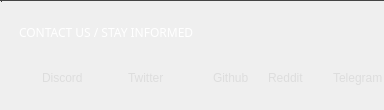
          <widget class="QGroupBox" name="ov_contactBox">
           <property name="sizePolicy">
            <sizepolicy hsizetype="Preferred" vsizetype="Preferred">
             <horstretch>0</horstretch>
             <verstretch>0</verstretch>
            </sizepolicy>
           </property>
           <property name="maximumSize">
            <size>
             <width>16777215</width>
             <height>160</height>
            </size>
           </property>
           <property name="styleSheet">
            <string notr="true">border-top: 1px solid #444;
</string>
           </property>
           <property name="title">
            <string/>
           </property>
           <layout class="QGridLayout" name="gridLayout_15">
            <property name="leftMargin">
             <number>18</number>
            </property>
            <property name="rightMargin">
             <number>0</number>
            </property>

            <item row="1" column="4">
             <widget class="QLabel" name="githubIcon">
              <property name="sizePolicy">
               <sizepolicy hsizetype="Fixed" vsizetype="Minimum">
                <horstretch>0</horstretch>
                <verstretch>0</verstretch>
               </sizepolicy>
              </property>
              <property name="minimumSize">
               <size>
                <width>0</width>
                <height>40</height>
               </size>
              </property>
              <property name="maximumSize">
               <size>
                <width>16777215</width>
                <height>40</height>
               </size>
              </property>
              <property name="font">
               <font>
                <family>Poppins</family>
               </font>
              </property>
              <property name="styleSheet">
               <string notr="true">color: #ddd;
background: transparent;


border: none;</string>
              </property>
              <property name="text">
               <string/>
              </property>
              <property name="pixmap">
               <pixmap resource="../../resources.qrc">:/icons/github</pixmap>
              </property>
             </widget>
            </item>
            <item row="1" column="1">
             <widget class="QPushButton" name="sm_discordButton">
              <property name="sizePolicy">
               <sizepolicy hsizetype="Minimum" vsizetype="Minimum">
                <horstretch>0</horstretch>
                <verstretch>0</verstretch>
               </sizepolicy>
              </property>
              <property name="minimumSize">
               <size>
                <width>0</width>
                <height>40</height>
               </size>
              </property>
              <property name="maximumSize">
               <size>
                <width>16777215</width>
                <height>40</height>
               </size>
              </property>
              <property name="styleSheet">
               <string notr="true">QPushButton {
color: #ddd;
background: transparent;

border: none;
text-align: left;
}

QPushButton:hover{
color: pink;
}</string>
              </property>
              <property name="text">
               <string>Discord</string>
              </property>
             </widget>
            </item>
            <item row="1" column="0">
             <widget class="QLabel" name="m_depositsUnlockedTitle_9">
              <property name="sizePolicy">
               <sizepolicy hsizetype="Fixed" vsizetype="Minimum">
                <horstretch>0</horstretch>
                <verstretch>0</verstretch>
               </sizepolicy>
              </property>
              <property name="minimumSize">
               <size>
                <width>0</width>
                <height>40</height>
               </size>
              </property>
              <property name="maximumSize">
               <size>
                <width>16777215</width>
                <height>40</height>
               </size>
              </property>
              <property name="font">
               <font>
                <family>Poppins</family>
               </font>
              </property>
              <property name="styleSheet">
               <string notr="true">color: #ddd;
background: transparent;


border: none;
margin-left: 10px;</string>
              </property>
              <property name="text">
               <string/>
              </property>
              <property name="pixmap">
               <pixmap resource="../../resources.qrc">:/icons/discord</pixmap>
              </property>
             </widget>
            </item>
            <item row="1" column="9">
             <widget class="QPushButton" name="sm_telegramButton">
              <property name="sizePolicy">
               <sizepolicy hsizetype="Minimum" vsizetype="Minimum">
                <horstretch>0</horstretch>
                <verstretch>0</verstretch>
               </sizepolicy>
              </property>
              <property name="minimumSize">
               <size>
                <width>0</width>
                <height>40</height>
               </size>
              </property>
              <property name="maximumSize">
               <size>
                <width>16777215</width>
                <height>40</height>
               </size>
              </property>
              <property name="styleSheet">
               <string notr="true">QPushButton {
color: #ddd;
background: transparent;

border: none;
text-align: left;
}

QPushButton:hover{
color: pink;
}</string>
              </property>
              <property name="text">
               <string>Telegram</string>
              </property>
             </widget>
            </item>
            <item row="1" column="8">
             <widget class="QLabel" name="m_telegramIcon">
              <property name="sizePolicy">
               <sizepolicy hsizetype="Fixed" vsizetype="Minimum">
                <horstretch>0</horstretch>
                <verstretch>0</verstretch>
               </sizepolicy>
              </property>
              <property name="minimumSize">
               <size>
                <width>0</width>
                <height>40</height>
               </size>
              </property>
              <property name="maximumSize">
               <size>
                <width>16777215</width>
                <height>40</height>
               </size>
              </property>
              <property name="font">
               <font>
                <family>Poppins</family>
               </font>
              </property>
              <property name="styleSheet">
               <string notr="true">color: #ddd;
background: transparent;


border: none;
margin-left: 10px;</string>
              </property>
              <property name="text">
               <string/>
              </property>
              <property name="pixmap">
               <pixmap resource="../../resources.qrc">:/icons/telegram</pixmap>
              </property>
             </widget>
            </item>
            <item row="1" column="7">
             <widget class="QPushButton" name="sm_redditButton">
              <property name="sizePolicy">
               <sizepolicy hsizetype="Minimum" vsizetype="Minimum">
                <horstretch>0</horstretch>
                <verstretch>0</verstretch>
               </sizepolicy>
              </property>
              <property name="minimumSize">
               <size>
                <width>0</width>
                <height>40</height>
               </size>
              </property>
              <property name="maximumSize">
               <size>
                <width>16777215</width>
                <height>40</height>
               </size>
              </property>
              <property name="styleSheet">
               <string notr="true">QPushButton {
color: #ddd;
background: transparent;

border: none;
text-align: left;
}

QPushButton:hover{
color: pink;
}</string>
              </property>
              <property name="text">
               <string>Reddit</string>
              </property>
             </widget>
            </item>
            <item row="1" column="5">
             <widget class="QPushButton" name="sm_githubButton">
              <property name="sizePolicy">
               <sizepolicy hsizetype="Minimum" vsizetype="Minimum">
                <horstretch>0</horstretch>
                <verstretch>0</verstretch>
               </sizepolicy>
              </property>
              <property name="minimumSize">
               <size>
                <width>0</width>
                <height>40</height>
               </size>
              </property>
              <property name="maximumSize">
               <size>
                <width>16777215</width>
                <height>40</height>
               </size>
              </property>
              <property name="styleSheet">
               <string notr="true">QPushButton {
color: #ddd;
background: transparent;

border: none;
text-align: left;
}

QPushButton:hover{
color: pink;
}</string>
              </property>
              <property name="text">
               <string>Github</string>
              </property>
             </widget>
            </item>
            <item row="0" column="0" colspan="4">
             <widget class="QLabel" name="title_contactUs">
              <property name="sizePolicy">
               <sizepolicy hsizetype="Preferred" vsizetype="Minimum">
                <horstretch>0</horstretch>
                <verstretch>0</verstretch>
               </sizepolicy>
              </property>
              <property name="minimumSize">
               <size>
                <width>0</width>
                <height>40</height>
               </size>
              </property>
              <property name="maximumSize">
               <size>
                <width>16777215</width>
                <height>40</height>
               </size>
              </property>
              <property name="font">
               <font>
                <family>Poppins</family>
               </font>
              </property>
              <property name="styleSheet">
               <string notr="true">color: #fff;
background: transparent;


border: none;
text-align: left;
</string>
              </property>
              <property name="text">
               <string>CONTACT US / STAY INFORMED</string>
              </property>
             </widget>
            </item>
            <item row="1" column="6">
             <widget class="QLabel" name="m_redditIcon">
              <property name="sizePolicy">
               <sizepolicy hsizetype="Fixed" vsizetype="Minimum">
                <horstretch>0</horstretch>
                <verstretch>0</verstretch>
               </sizepolicy>
              </property>
              <property name="minimumSize">
               <size>
                <width>0</width>
                <height>40</height>
               </size>
              </property>
              <property name="maximumSize">
               <size>
                <width>16777215</width>
                <height>40</height>
               </size>
              </property>
              <property name="font">
               <font>
                <family>Poppins</family>
               </font>
              </property>
              <property name="styleSheet">
               <string notr="true">color: #ddd;
background: transparent;


border: none;</string>
              </property>
              <property name="text">
               <string/>
              </property>
              <property name="pixmap">
               <pixmap resource="../../resources.qrc">:/icons/reddit</pixmap>
              </property>
             </widget>
            </item>

            <item row="1" column="3">
             <widget class="QPushButton" name="sm_twitterButton">
              <property name="sizePolicy">
               <sizepolicy hsizetype="Minimum" vsizetype="Minimum">
                <horstretch>0</horstretch>
                <verstretch>0</verstretch>
               </sizepolicy>
              </property>
              <property name="minimumSize">
               <size>
                <width>0</width>
                <height>40</height>
               </size>
              </property>
              <property name="maximumSize">
               <size>
                <width>16777215</width>
                <height>40</height>
               </size>
              </property>
              <property name="styleSheet">
               <string notr="true">QPushButton {
color: #ddd;
background: transparent;

border: none;
text-align: left;
}

QPushButton:hover{
color: pink;
}</string>
              </property>
              <property name="text">
               <string>Twitter</string>
              </property>
             </widget>
            </item>

            <item row="1" column="2">
             <widget class="QLabel" name="m_twitterIcon">
              <property name="sizePolicy">
               <sizepolicy hsizetype="Fixed" vsizetype="Minimum">
                <horstretch>0</horstretch>
                <verstretch>0</verstretch>
               </sizepolicy>
              </property>
              <property name="minimumSize">
               <size>
                <width>0</width>
                <height>40</height>
               </size>
              </property>
              <property name="maximumSize">
               <size>
                <width>16777215</width>
                <height>40</height>
               </size>
              </property>
              <property name="font">
               <font>
                <family>Poppins</family>
               </font>
              </property>
              <property name="styleSheet">
               <string notr="true">color: #ddd;
background: transparent;


border: none;</string>
              </property>
              <property name="text">
               <string/>
              </property>
              <property name="pixmap">
               <pixmap resource="../../resources.qrc">:/icons/twitter</pixmap>
              </property>
             </widget>
            </item>
           </layout>
           <widget class="QLabel" name="m_totalPortfolioLabelUSD_3">
            <property name="geometry">
             <rect>
              <x>1</x>
              <y>1</y>
              <width>1</width>
              <height>1</height>
             </rect>
            </property>
            <property name="font">
             <font>
              <family>Poppins</family>
              <pointsize>-1</pointsize>
             </font>
            </property>
            <property name="styleSheet">
             <string notr="true">color: pink;
background: transparent;
font-size: 18px;
</string>
            </property>
            <property name="text">
             <string notr="true"/>
            </property>
            <property name="pixmap">
             <pixmap>:/icons/reddit.png</pixmap>
            </property>
           </widget>
          </widget>
